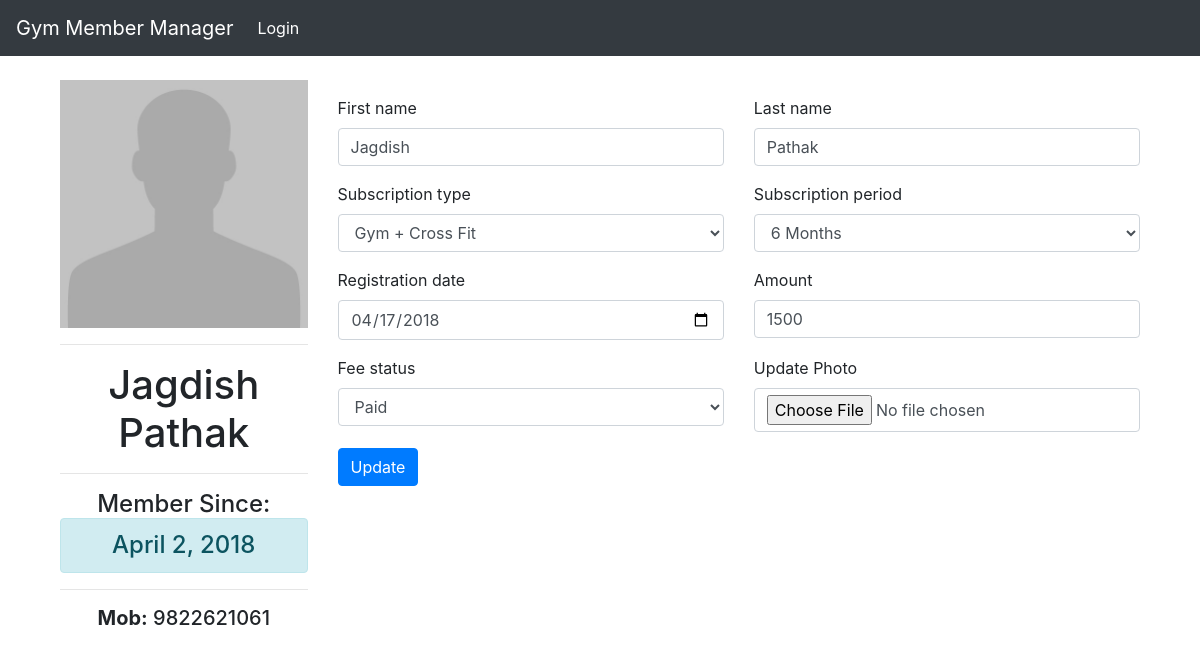
/members/update/3/, run on the app's committed database.
### members/models.py (models this page shows, shortened)
class Member(models.Model):
	member_id = models.AutoField(primary_key=True)
	first_name = models.CharField(max_length=50)
	last_name = models.CharField(max_length=50)
	mobile_number = models.IntegerField(unique=True)
	email = models.EmailField(null=True, blank=True)
	address = models.CharField(max_length=300, blank=True)
	admitted_on = models.DateField(auto_now_add=True)
	registration_date = models.DateField()
	registration_upto = models.DateField()
	subscription_type  = models.CharField(
									max_length=30,
									choices=SUBSCRIPTION_TYPE_CHOICES,
									default=SUBSCRIPTION_TYPE_CHOICES[0][0])
	subscription_period = models.CharField(
									max_length=30,
									choices=SUBSCRIPTION_PERIOD_CHOICES,
									default=SUBSCRIPTION_PERIOD_CHOICES[0][0])
	amount = models.IntegerField()
	fee_status = models.CharField(max_length=30, choices=FEE_STATUS, default=FEE_STATUS[0][0])
	batch = models.CharField(max_length=30, choices=BATCH, default=BATCH[0][0])
	photo = models.FileField(upload_to='photos/', blank=True)
	notification = models.IntegerField(default=2, blank=True)

### members/views.py (the view)
# urls.py: path('update/<int:id>/', views.update_member, name='update_member'),
def update_member(request, id):
    if request.method == 'POST':
        object = Member.objects.get(pk=id)
        object.first_name = request.POST.get('first_name')
        object.last_name = request.POST.get('last_name')
        object.registration_date =  request.POST.get('registration_date')
        object.registration_upto =  parser.parse(request.POST.get('registration_date')) + delta.relativedelta(months=int(request.POST.get('subscription_period')))
        object.subscription_type =  request.POST.get('subscription_type')
        object.fee_status = request.POST.get('fee_status')
        object.amount =  request.POST.get('amount')
        object.notification =  2
        if 'photo' in request.FILES:
            myfile = request.FILES['photo']
            fs = FileSystemStorage(base_url="")
            photo = fs.save(myfile.name, myfile)
            object.photo = fs.url(photo)
        object.save()
        user = Member.objects.get(pk=id)
        subs_end_today_count = Member.objects.filter(
                                                    registration_upto=datetime.datetime.now(),
                                                    notification=1).count()
        form = UpdateMemberForm(initial={
                                'registration_date': user.registration_date,
                                'registration_upto': user.registration_upto,
                                'subscription_type': user.subscription_type,
                                'subscription_period': user.subscription_period,
                                'amount': user.amount,
                                'fee_status': user.fee_status,
                                'first_name': user.first_name,
                                'last_name': user.last_name,
                                })
        return render(request,
            'update.html',
            {
                'form': form,
                'user': user,
                'updated': 'Record Updated Successfully',
                'subs_end_today_count': subs_end_today_count,
            })
    else:
        user = Member.objects.get(pk=id)
        subs_end_today_count = Member.objects.filter(
                                                registration_upto=datetime.datetime.now(),
                                                notification=1).count()
        form = UpdateMemberForm(initial={
                                'registration_date': user.registration_date,
                                'registration_upto': user.registration_upto,
                                'subscription_type': user.subscription_type,
                                'subscription_period': user.subscription_period,
                                'amount': user.amount,
                                'fee_status': user.fee_status,
                                'first_name': user.first_name,
                                'last_name': user.last_name,
                                })
    return render(request,
                    'update.html',
                    {
                        'form': form,
                        'user': user,
                        'subs_end_today_count': subs_end_today_count,
                    }
                )

### members/models.py
class UpdateMemberForm(forms.Form):
	first_name = forms.CharField(max_length=50)
	last_name = forms.CharField(max_length=50)
	registration_date = forms.DateField(widget=forms.DateInput(attrs={'type': 'date'}))
	registration_upto = forms.DateField(widget=forms.DateInput(attrs={'type': 'date'}))
	subscription_type  = forms.ChoiceField(choices=SUBSCRIPTION_TYPE_CHOICES)
	subscription_period = forms.ChoiceField(choices=SUBSCRIPTION_PERIOD_CHOICES)
	fee_status = forms.ChoiceField(choices=FEE_STATUS)
	amount = forms.IntegerField()
	photo = forms.FileField(label='Update Photo', required=False)

### members/templatetags/tags.py (called while the page is built)
@register.filter(name='add_css')
def add_css(field, css):
    return field.as_widget(attrs={"class": css})

### members/templates/update.html (shortened to what this page needs)
{% extends 'base.html' %}
{% load tags %}
{% block content %}
    <div class="container">
      <div class="row">
        <div class="col-md-3">
          {% if user.photo %}
          <img src="{{ user.photo.url }}" class="img-fluid">
          {% else %}
          <img src="/media/default.jpg" class="img-fluid">
          {% endif %}
          <hr>
          <h1 class="text-center">{{ user.first_name }} {{ user.last_name }}</h1>
          <hr>
          <h4 class="text-center">Member Since:<div class="alert alert-info">{{ user.admitted_on }}</div></h4>
          <hr>
          <h5 class="text-center"><strong>Mob:</strong> {{ user.mobile_number }}</h5>
        </div>
        <div class="col">
          <form method="POST" action="{% url 'update_member' user.member_id %}" style="margin-top: 2%" enctype="multipart/form-data">
              <div class="row">
                <div class="form-group col">
                  <label for="first_name">{{ form.first_name.label }}</label>
                    {{ form.first_name | add_css:"form-control" }}
                </div>
                <div class="form-group col">
                  <label for="last_name">{{ form.last_name.label }}</label>
                    {{ form.last_name | add_css:"form-control" }}
                </div>
              </div>
              <div class="row">
                  <div class="form-group col-lg-6 col-md-6 col-sm-12 col-xs-12">
                    <label for="subscription_type">{{ form.subscription_type.label }}</label>
                    {{ form.subscription_type | add_css:"form-control" }}
                  </div>
                  <div class="form-group col-lg-6 col-md-6 col-sm-12 col-xs-12">
                    <label for="subscription_period">{{ form.subscription_period.label }}</label>
                    {{ form.subscription_period | add_css:"form-control" }}
                  </div>
              </div>
              <div class="row">
                <div class="form-group col-lg-6 col-md-6 col-sm-12 col-xs-12">
                  <label for="registration_date">{{ form.registration_date.label }}</label>
                  {{ form.registration_date | add_css:"form-control" }}
                </div>
                <div class="form-group col-lg-6 col-md-6 col-sm-12 col-xs-12">
                  <label for="amount">{{ form.amount.label }}</label>
                  {{ form.amount | add_css:"form-control" }}
                </div>
              </div>
              <div class="row">
                <div class="form-group col-lg-6 col-md-6 col-sm-12 col-xs-12">
                  <label for="photo">{{ form.fee_status.label }}</label>
                  {{ form.fee_status | add_css:"form-control" }}
                </div>
                <div class="form-group col-lg-6 col-md-6 col-sm-12 col-xs-12">
                  <label for="photo">{{ form.photo.label }}</label>
                  {{ form.photo | add_css:"form-control" }}
                </div>
              </div>
              <input type="submit" class="btn btn-primary" value="Update" />
          </form>
        </div>
      </div>
    </div>
{% endblock %}

### data on the page
Member: first_name "Jagdish", last_name "Pathak", admitted_on "April 2, 2018", mobile_number "9822621061", subscription_type "Gym + Cross Fit", subscription_period "6 Months", registration_date "04/17/2018", amount "1500", fee_status "Paid"
